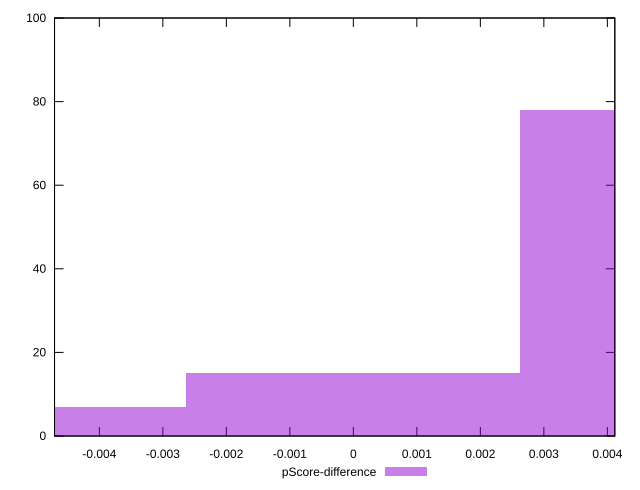

The gnuplot source for this figure:
reset

$pScoreDifference <<EOF
0 15
0.005263950758431314 78
-0.005263950758431314 7
EOF

set key outside below
set boxwidth 0.005263950758431314
set xrange [-0.004705882352941171:0.004117647058823504]
set yrange [0:100]
set trange [0:100]
set style fill transparent solid 0.5 noborder
set terminal svg size 640, 490 enhanced background rgb 'white'
set output "report_00018_2021-02-10T15-25-16.877Z/unused-javascript/samples/pages+cached+noadtech+nomedia/pScore-difference/histogram.svg"

plot $pScoreDifference title "pScore-difference" with boxes

reset
